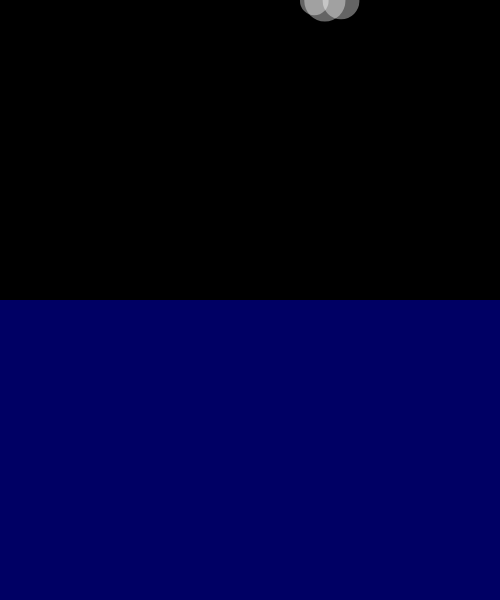
Frame 1 (no input)
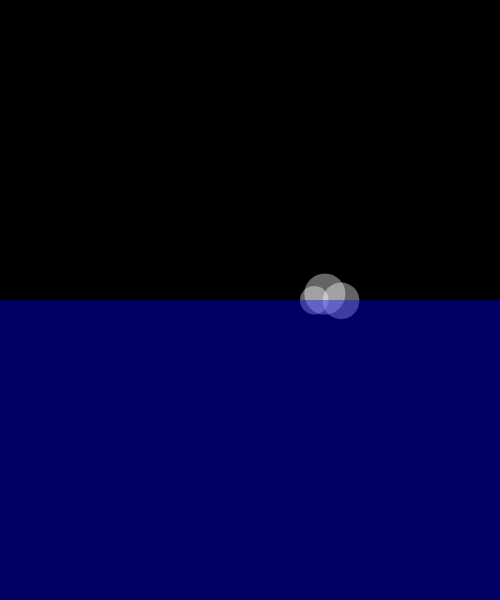
Frame 60 (no input)
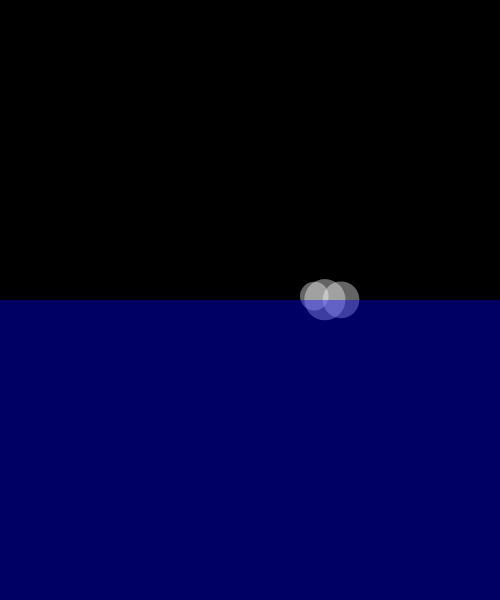
Frame 120 (the mouse pressed at the canvas centre since frame 60)

The p5.js sketch that drew these frames (run headless with seeded random() and noise() and a simulated clock; from frame 60 on, the mouse is pressed at the canvas centre):

// p5.js sketch
// ── sketch.js
"use strict";
var balls = [];
var numOfBalls = 3;
var FRICTION_MAG = 2;
var WATER_LEVEL;
function setup() {
  createCanvas(500,600);
  WATER_LEVEL  = height/2;
  noStroke();
  for(var i = 0; i< numOfBalls; i++){
    balls[i] = new Ball(width/2 + random(-150, 150), 0);
  }
  
}

function draw() {
  background(0);
  
  for(var i = 0; i < balls.length; i++){
    var b = balls[i];
    
    //gravity
    var gravity = createVector(0,1);
    gravity.mult(b.mass);
    b.applyForce(gravity);
    
    //friction
    //option 2 to have friction
    //if friction is timed with a number smaller than vel.mag(<1), then we don't need normalize()&nult()
    var friction = p5.Vector.mult(b.vel, -1);//<-cheap & clean codes for mult(b.vel, -1 * 0.2);
    
    if(b.pos.y < WATER_LEVEL){
      //air
      friction.mult(0.2);
    }else{
      //water
      friction.mult(0.95);
      
      var buo = createVector(0,-10);
      b.applyForce(buo);//上下浮动
    }
    
    b.applyForce(friction);
    
    b.update();
    b.display();
  }
  
  fill(0,0,255,100);
  rect(0,WATER_LEVEL, width,height-WATER_LEVEL);
}
// ── ball.js
"use strict";

class Ball{
  
  constructor(_x,_y){
    this.pos = createVector(_x,_y);
    this.vel = createVector();
    this.acc = createVector();
    this.mass = random(1,10);
    this.r = this.mass * 10;
  }
  
  update(){
    this.vel.add(this.acc);
    this.pos.add(this.vel);
    this.acc.mult(0);
  }
  
  applyForce(_force){
    var force = _force.div(this.mass);
    this.acc.add(force);
  }
  
  display(){
    push();
    translate(this.pos.x,this.pos.y);
    
    fill(255,100);
    ellipse(0,0,this.r, this.r);
    pop();
  }
}
